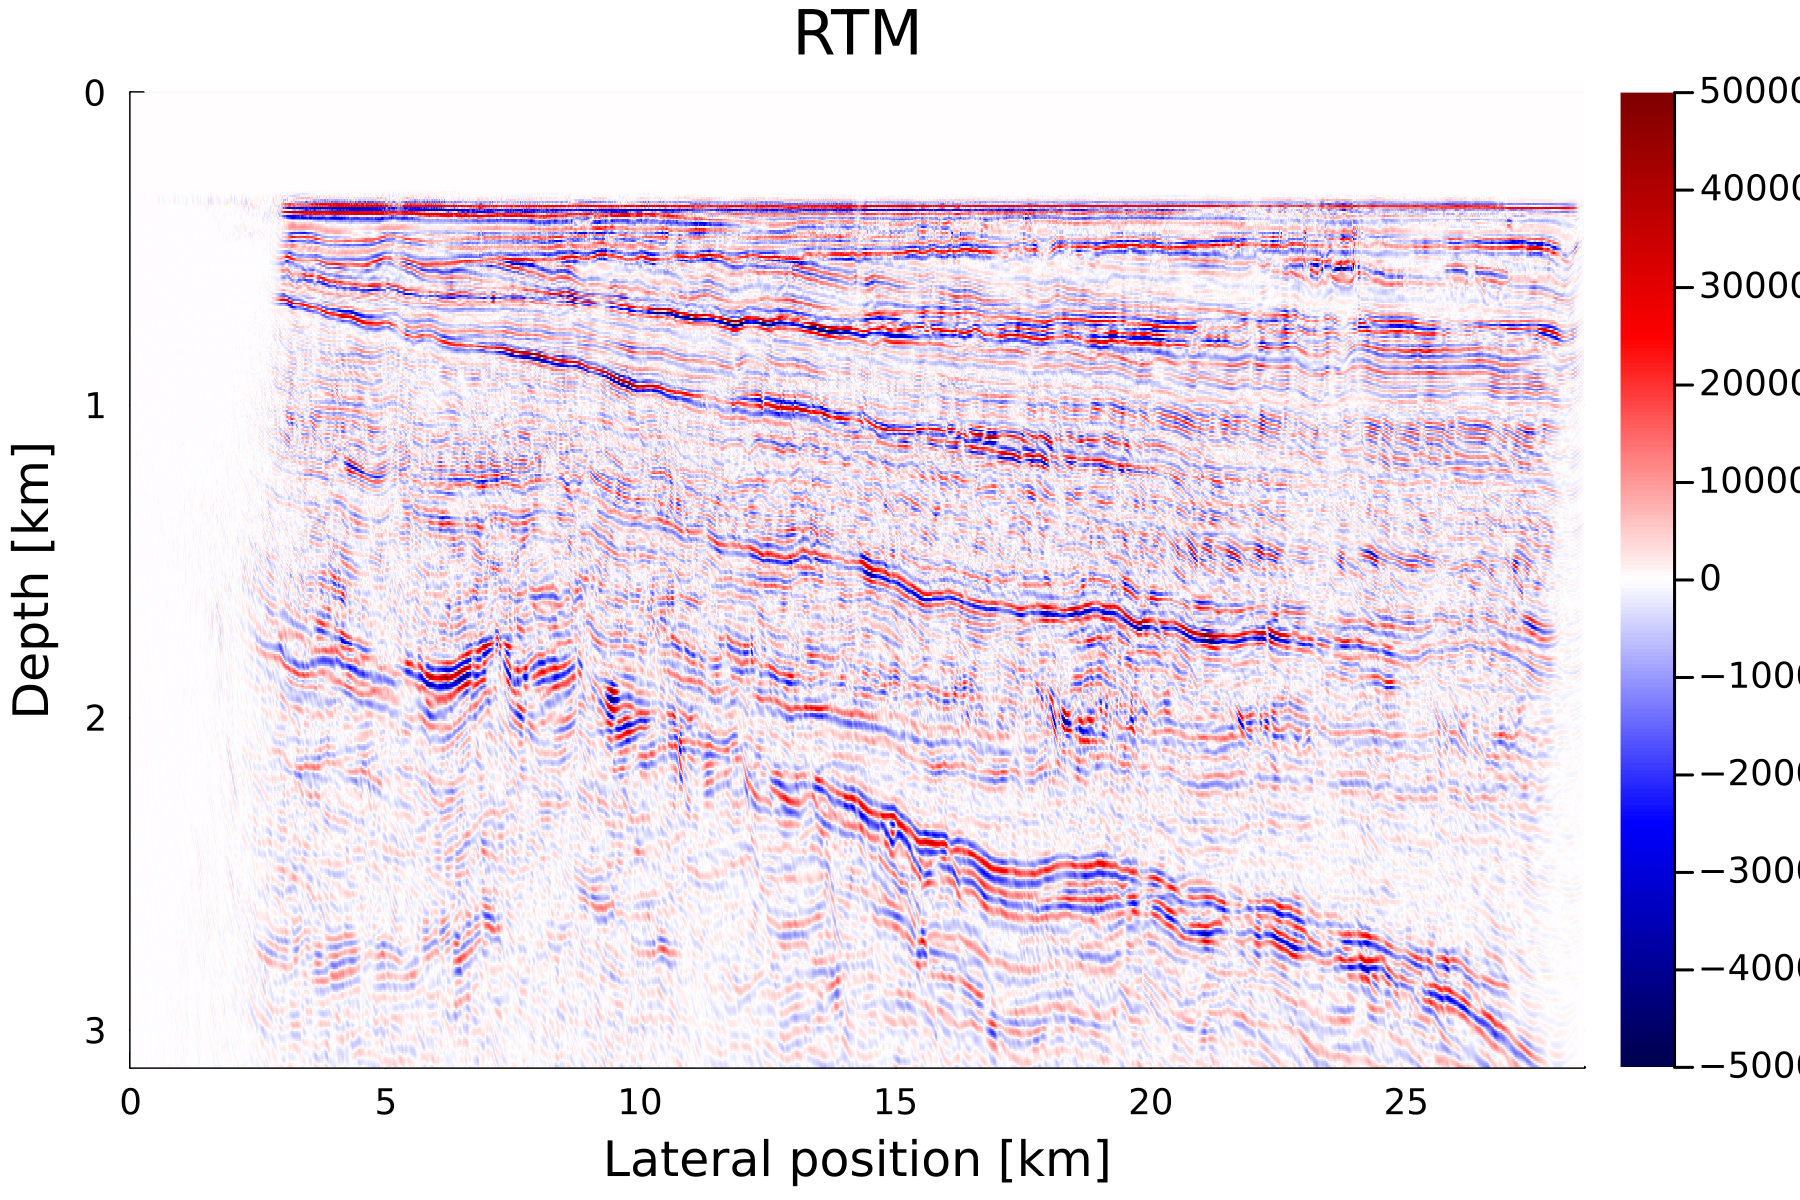

Reproduce this figure in Julia.
# using Pkg
# Pkg.add("Statistics")
# Pkg.add("Random")
# Pkg.add("LinearAlgebra")
# Pkg.add("Interpolations")
# Pkg.add("DelimitedFiles")
# Pkg.add("Distributed")
# Pkg.add("DSP")
# Pkg.add("SlimOptim")
# Pkg.add("NLopt")
# Pkg.add("HDF5")
# Pkg.add("SegyIO")
# Pkg.add("Plots")
# Pkg.add("SetIntersectionProjection")

using Statistics, Random, LinearAlgebra, Interpolations, DelimitedFiles, Distributed, DSP
using JUDI, NLopt, HDF5, SegyIO, Plots

############# INITIAL DATA #############
modeling_type = "acoustic"  # scalar, acoustic

prestk_dir = "$(@__DIR__)/../proc/"
prestk_file = "s_deghost_gain_mute_dip_radon.sgy"

dir_out = "$(@__DIR__)/"

# set frequency in that path to get the latest updated model
model_file = "$(@__DIR__)/../fwi/fwi_$(modeling_type)/0.005Hz/model.h5"

# use original wavelet file 
# wavelet_file = "$(@__DIR__)/../FarField.dat" # dt=1, skip=25
# or use deghosted wavelet
wavelet_file = "$(@__DIR__)/../proc/FarField_deghosted.dat" # dt=4, skip=0
wavelet_skip_start = 0 # 25 [lines] for raw source and 0 for deghosted source
wavelet_dt = 4          # 1 [ms] for raw source and 4 [ms] for deghosted source

segy_depth_key_src = "SourceSurfaceElevation"
segy_depth_key_rec = "RecGroupElevation"

seabed = 355  # [m]

# water velocity, km/s
global vwater = 1.5

# water density, g/cm^3
global rhowater = 1.02

# JUDI options
buffer_size = 0f0    # limit model (meters)

# prepare folder for output data
mkpath(dir_out)

# Load data and create data vector
# block = segy_read(prestk_dir * prestk_file)
container = segy_scan(prestk_dir, prestk_file, ["SourceX", "SourceY", "GroupX", "GroupY", "RecGroupElevation", "SourceSurfaceElevation", "dt"])
d_obs = judiVector(container; segy_depth_key = segy_depth_key_rec)

srcx = Float32.(get_header(container, "SourceX")[:,1])
grpx = Float32.(get_header(container, "GroupX")[:,1])
min_src_x = minimum(srcx)./1000f0
max_src_x = maximum(srcx)./1000f0
min_grp_x = minimum(grpx)./1000f0
max_grp_x = maximum(grpx)./1000f0
min_cdp_x = (min_src_x+min_grp_x)/2f0
max_cdp_x = (max_src_x+max_grp_x)/2f0
min_x = minimum([min_src_x, min_grp_x])
max_x = maximum([max_src_x, max_grp_x])

# helpful functions
rho_from_slowness(m) = 0.23.*(sqrt.(1f0 ./ m).*1000f0).^0.25

# Load starting model (mlog - slowness built with Vs from logs; mvsp - built from VSP)
n, d, o, m0 = read(h5open(model_file, "r"), "n", "d", "o", "m")
n = Tuple(Int64(i) for i in n)
d = Tuple(Float32(i) for i in d)
o = Tuple(Float32(i) for i in o)
if modeling_type == "scalar"
    model0 = Model(n, d, o, m0)
elseif modeling_type == "acoustic"
    rho0 = rho_from_slowness(m0)
    model0 = Model(n, d, o, m0, rho=rho0)
end

x = (o[1]:d[1]:o[1]+(n[1]-1)*d[1])./1000f0
z = (o[2]:d[2]:o[2]+(n[2]-1)*d[2])./1000f0

global seabed_ind = Int.(round.(seabed./d[2]))
if modeling_type == "scalar"
    model0.m[:,1:seabed_ind] .= (1/vwater)^2
elseif modeling_type == "acoustic"
    model0.m[:,1:seabed_ind] .= (1/vwater)^2
    model0.b[:,1:seabed_ind] .= 1f0/rhowater
end

# Set up wavelet and source vector
src_geometry = Geometry(container; key = "source", segy_depth_key = segy_depth_key_src)

# sampling frequency
fs = 1000f0/src_geometry.dt[1]
# Nyquist frequency
f_nyq = fs/2f0

# setup wavelet
wavelet_raw = readdlm(wavelet_file, skipstart=wavelet_skip_start)
itp = LinearInterpolation(0:wavelet_dt:wavelet_dt*(length(wavelet_raw)-1), wavelet_raw[:,1], extrapolation_bc=0f0)
wavelet = Matrix{Float32}(undef,src_geometry.nt[1],1)
wavelet[:,1] = itp(0:src_geometry.dt[1]:src_geometry.t[1])
q = judiVector(src_geometry, wavelet)

############################################## FWI #################################################

grad_mem = 40 # Based on n and CFL condition

mem = Sys.free_memory()/(1024^3)
t_sub = max(1, ceil(Int, nworkers()*grad_mem/mem))
@info "modeling_type: $modeling_type"
@info "subsampling factor: $t_sub"

# JUDI options
jopt = JUDI.Options(
    space_order=16,
    limit_m = true,
    buffer_size = buffer_size,
    optimal_checkpointing=false,
    IC = "isic",
    # subsampling_factor=t_sub     # subsampling_factor with space_order set leads to exception (probably bug)
    )

# Right-hand preconditioners (model topmute)
idx_wb = find_water_bottom(reshape(model0.m, model0.n))
Tm = judiTopmute(model0.n, idx_wb, 10)  # Mute water column
S = judiDepthScaling(model0)
Mr = S*Tm

# Left-hand side preconditioners
Ml = judiDataMute(q.geometry, d_obs.geometry, vp=1100f0, t0=0.001f0, mode=:reflection) # keep reflections

# Setup operators
Pr = judiProjection(d_obs.geometry)
F = judiModeling(model0; options=jopt)
Ps = judiProjection(q.geometry)
J = judiJacobian(Pr*F*adjoint(Ps), q)

shot_from = 1
shot_to = length(d_obs)
shot_step = 3   # only compute each 3rd shot (that is enough)

indsrc = rand(shot_from:shot_from+shot_step-1):shot_step:shot_to

# Topmute
d_obs = Ml[indsrc]*d_obs[indsrc]

# RTM
rtm = adjoint(Mr)*adjoint(J[indsrc])*d_obs

rtm_plt = Plots.heatmap(x, z, adjoint(reshape(rtm, model0.n[1], model0.n[2])), c=:bluesreds, 
    xlims=(x[1],x[end]), 
    ylims=(z[1],z[end]), yflip=true,
    clim=(-maximum(rtm)/3f0, maximum(rtm)/3f0),
    title="RTM",
    xlabel="Lateral position [km]",
    ylabel="Depth [km]",
    dpi=600)
Plots.savefig(rtm_plt, dir_out * "RTM_$(modeling_type).png")

h5open(dir_out * "rtm_$(modeling_type).h5", "w") do file
    write(file, 
        "rtm", reshape(rtm, model0.n), 
        "x", collect(x), 
        "z", collect(z), 
        "v", sqrt.(1f0 ./ reshape(model0.m.data, model0.n)), 
        "m", reshape(model0.m.data, model0.n), 
        "o", collect(model0.o), 
        "n", collect(model0.n), 
        "d", collect(model0.d),
        "model_file", model_file,
        "prestk_file", prestk_file)
end


# save RTM as SEGY
data = rtm isa Vector ? rtm : rtm.data
block_out = SeisBlock(collect(reshape(data, model0.n)'))
set_header!(block_out, "dt", Int16(round(z[2]*1e6)))
set_header!(block_out, "CDP", collect(1:size(data)[1]))
set_header!(block_out, "CDPX", collect(Int32.(round.(x*100f0))))
segy_write(dir_out * "rtm_$(modeling_type).sgy", block_out)